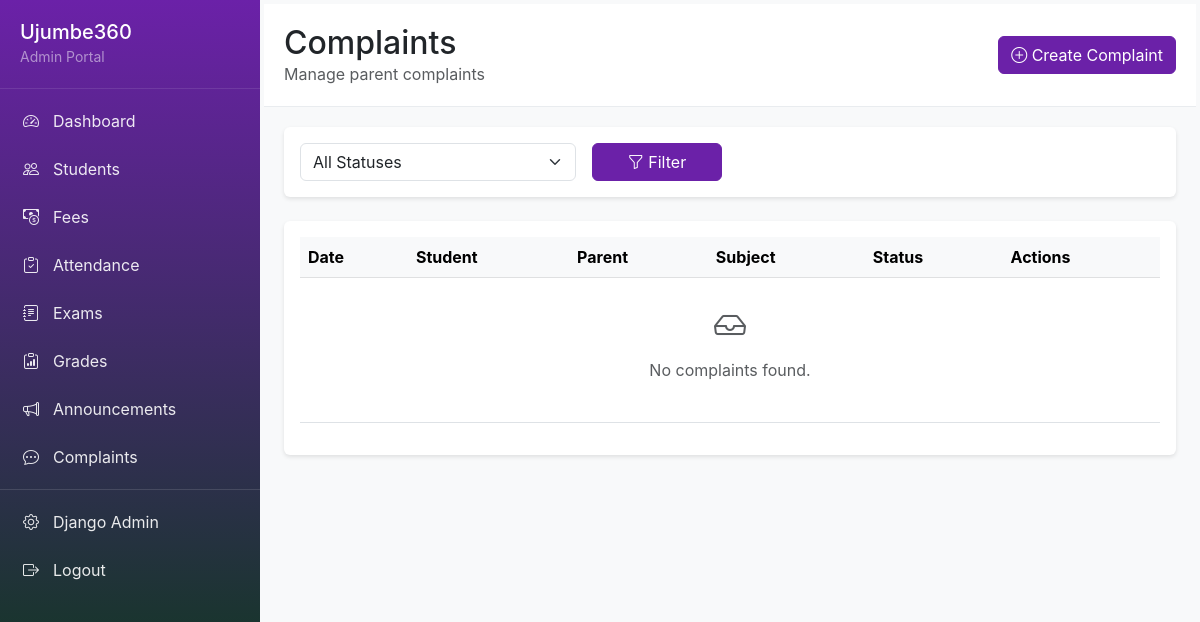
The app's page /admin-portal/complaints/ (signed in), older data.
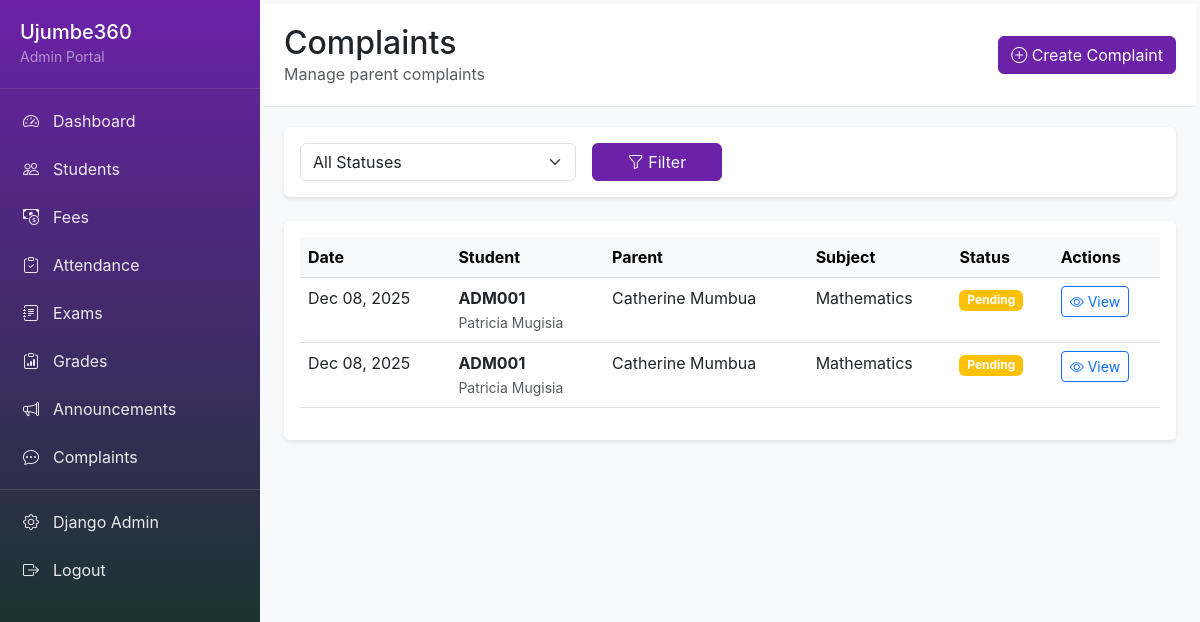
The same page, newer data.
### lms/models.py (models this page shows, shortened)
class Complaint(models.Model):
    STATUS_CHOICES = [
        ('Pending', 'Pending'),
        ('In Review', 'In Review'),
        ('Resolved', 'Resolved'),
    ]
    student = models.ForeignKey(Student, on_delete=models.CASCADE, related_name='complaints')
    parent_name = models.CharField(max_length=100 , blank=True, null=True)
    subject = models.CharField(max_length=200)
    message = models.TextField(blank=True, null=True)
    status = models.CharField(max_length=50, choices=STATUS_CHOICES, default='Pending')
    created_at = models.DateTimeField(auto_now_add=True)
    updated_at = models.DateTimeField(auto_now=True)
    class Meta:
        ordering = ['-created_at']

class Student(models.Model):
    GENDER_CHOICES = [
        ('M', 'Male'),
        ('F', 'Female'),
    ]
    admission_number = models.CharField(max_length=20, unique=True)
    first_name = models.CharField(max_length=50)
    last_name = models.CharField(max_length=50)
    gender = models.CharField(max_length=1, choices=GENDER_CHOICES)
    date_of_birth = models.DateField()
    parent_name = models.CharField(max_length=100)
    parent_phone = models.CharField(max_length=20)
    class_level = models.CharField(max_length=50)  # e.g., "Form 1", "Form 2", "Grade 1"
    stream = models.CharField(max_length=50, blank=True)  # e.g., "A", "B", "East"
    created_at = models.DateTimeField(auto_now_add=True)
    updated_at = models.DateTimeField(auto_now=True)
    class Meta:
        ordering = ['class_level', 'stream', 'first_name', 'last_name']
    @property
    def full_name(self):
        return f"{self.first_name} {self.last_name}"

### lms/views.py (the view)
# urls.py: path('admin-portal/complaints/', views.complaint_list, name='complaint_list'),
@login_required
@user_passes_test(is_staff_user)
def complaint_list(request):
    complaints = Complaint.objects.all()
    status_filter = request.GET.get('status', '')
    if status_filter:
        complaints = complaints.filter(status=status_filter)
    context = {
        'complaints': complaints,
        'status_filter': status_filter,
        'status_choices': Complaint.STATUS_CHOICES,
    }
    return render(request, 'complaints/complaint_list.html', context)

### lms/views.py (called while the page is built)
def is_staff_user(user):
    return user.is_staff or user.is_superuser

### lms/templates/complaints/complaint_list.html (shortened to what this page needs)
{% extends 'base_admin.html' %}
{% block content %}
<div class="page-header">
    <div class="d-flex justify-content-between align-items-center">
        <div>
            <h2 class="mb-0">Complaints</h2>
            <p class="text-muted mb-0">Manage parent complaints</p>
        </div>
        <a href="{% url 'complaint_create' %}" class="btn btn-primary">
            <i class="bi bi-plus-circle"></i> Create Complaint
        </a>
    </div>
</div>
<div class="card mb-4">
    <div class="card-body">
        <form method="get" class="row g-3">
            <div class="col-md-4">
                <select name="status" class="form-select">
                    <option value="">All Statuses</option>
                </select>
            </div>
            <div class="col-md-2">
                <button type="submit" class="btn btn-primary w-100">
                    <i class="bi bi-funnel"></i> Filter
                </button>
            </div>
        </form>
    </div>
</div>
<div class="card">
    <div class="card-body">
        <div class="table-responsive">
            <table class="table table-hover">
                <thead class="table-light">
                    <tr>
                        <th>Date</th>
                        <th>Student</th>
                        <th>Parent</th>
                        <th>Subject</th>
                        <th>Status</th>
                        <th>Actions</th>
                    </tr>
                </thead>
                <tbody>
                    {% for complaint in complaints %}
                    <tr>
                        <td>{{ complaint.created_at|date:"M d, Y" }}</td>
                        <td>
                            <strong>{{ complaint.student.admission_number }}</strong><br>
                            <small class="text-muted">{{ complaint.student.full_name }}</small>
                        </td>
                        <td>{{ complaint.parent_name }}</td>
                        <td>{{ complaint.subject|truncatewords:10 }}</td>
                        <td>
                            <span class="badge
                                {% if complaint.status == 'Resolved' %}bg-success
                                {% elif complaint.status == 'In Review' %}bg-info
                                {% else %}bg-warning{% endif %}">
                                {{ complaint.status }}
                            </span>
                        </td>
                        <td>
                            <a href="{% url 'complaint_detail_admin' complaint.pk %}" class="btn btn-sm btn-outline-primary">
                                <i class="bi bi-eye"></i> View
                            </a>
                        </td>
                    </tr>
                    {% empty %}
                    <tr>
                        <td colspan="6" class="text-center text-muted py-4">
                            <i class="bi bi-inbox" style="font-size: 2rem;"></i>
                            <p class="mt-2">No complaints found.</p>
                        </td>
                    </tr>
                    {% endfor %}
                </tbody>
            </table>
        </div>
    </div>
</div>
{% endblock %}

### lms/templates/base_admin.html (shortened to what this page needs)
<!DOCTYPE html>
<html lang="en">
<head>
    <link href="https://cdn.jsdelivr.net/npm/bootstrap@5.3.0/dist/css/bootstrap.min.css" rel="stylesheet">
    <link rel="stylesheet" href="https://cdn.jsdelivr.net/npm/bootstrap-icons@1.11.0/font/bootstrap-icons.css">
</head>
<body>
    <div class="d-flex">
        <div class="sidebar" style="width: 260px;">
            <div class="sidebar-header">
                <h5 class="mb-0">Ujumbe360</h5>
                <small class="text-white-50">Admin Portal</small>
            </div>
            <nav class="nav flex-column mt-2">
                <a class="nav-link" href="{% url 'admin_dashboard' %}">
                    <i class="bi bi-speedometer2"></i> Dashboard
                </a>
                <a class="nav-link" href="{% url 'student_list' %}">
                    <i class="bi bi-people"></i> Students
                </a>
                <a class="nav-link" href="{% url 'fee_list' %}">
                    <i class="bi bi-cash-coin"></i> Fees
                </a>
                <a class="nav-link" href="{% url 'attendance_list' %}">
                    <i class="bi bi-clipboard-check"></i> Attendance
                </a>
                <a class="nav-link" href="{% url 'exam_list' %}">
                    <i class="bi bi-journal-text"></i> Exams
                </a>
                <a class="nav-link" href="{% url 'grade_entry' %}">
                    <i class="bi bi-clipboard-data"></i> Grades
                </a>
                <a class="nav-link" href="{% url 'announcement_list' %}">
                    <i class="bi bi-megaphone"></i> Announcements
                </a>
                <a class="nav-link" href="{% url 'complaint_list' %}">
                    <i class="bi bi-chat-dots"></i> Complaints
                </a>
                <hr class="text-white-50 my-2">
                <a class="nav-link" href="/admin/">
                    <i class="bi bi-gear"></i> Django Admin
                </a>
                <a class="nav-link" href="{% url 'logout' %}">
                    <i class="bi bi-box-arrow-right"></i> Logout
                </a>
            </nav>
        </div>
        <div class="content-wrapper flex-grow-1">
            <div class="container-fluid p-4">
                {% block content %}{% endblock %}
            </div>
        </div>
    </div>
</body>
</html>

### lms/templates/base_admin.html (style rules this page uses)
:root { --bs-primary: #6B21A8; --bs-secondary: #4B5563; --bs-primary-rgb: 107, 33, 168; --bs-secondary-rgb: 75, 85, 99; }
body { font-family: -apple-system, BlinkMacSystemFont, 'Segoe UI', Roboto, 'Helvetica Neue', Arial, sans-serif; background-color: #f8f9fa; }
.btn-primary { background-color: var(--bs-primary); border-color: var(--bs-primary); }
.sidebar { min-height: 100vh; background: linear-gradient(180deg, var(--bs-primary) 0%, #033a0d 100%); color: white; padding: 0; box-shadow: 2px 0 8px rgba(0,0,0,0.1); }
.sidebar-header { padding: 20px; border-bottom: 1px solid rgba(255, 255, 255, 0.1); }
.sidebar .nav-link { color: rgba(255, 255, 255, 0.9); padding: 12px 20px; border-left: 3px solid transparent; transition: all 0.3s; display: flex; align-items: center; }
.sidebar .nav-link i { width: 20px; margin-right: 10px; }
.content-wrapper { background-color: #f8f9fa; min-height: 100vh; }
.page-header { background: white; padding: 20px; margin: -20px -20px 20px -20px; border-bottom: 1px solid #e9ecef; }
.card { border: none; box-shadow: 0 2px 4px rgba(0,0,0,0.1); margin-bottom: 20px; }
.table { background: white; }

Row changes from the older to the newer data that the page shows:
added Complaint: created_at "Dec 08, 2025", student.admission_number "ADM001", student.full_name "Patricia Mugisia", parent_name "Catherine Mumbua", subject "Mathematics", status "Pending"
added Complaint: created_at "Dec 08, 2025", student.admission_number "ADM001", student.full_name "Patricia Mugisia", parent_name "Catherine Mumbua", subject "Mathematics", status "Pending"
Text that changed along with them:
text no longer shown: "No complaints found."
